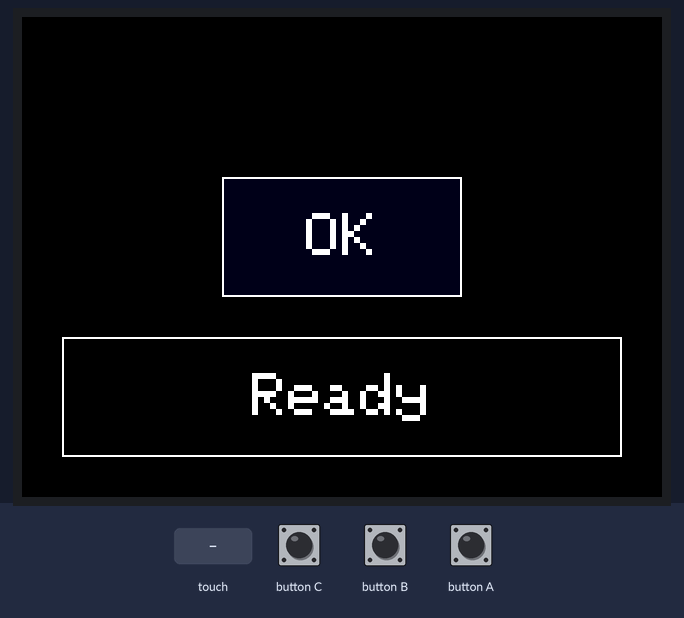
This program was run on a simulated ESP32-S3. On the bench: 320×240 colour display. The inputs (shaded band) are chosen by the test bench. WiFi joins after 1.5 s; servers stay silent unless stated; random numbers use the default seed unless the program sets one; no MQTT or app messages arrive unless stated.

Above: at 3.4 s.
3.5 s: touch panel pressed at 38 % / 50 % of its raw x / y range
At 4.7 s:
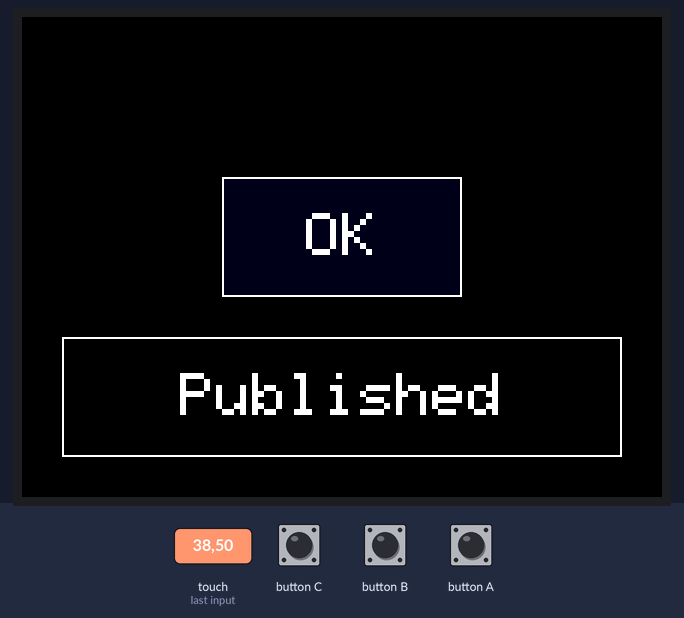
At 6.9 s:
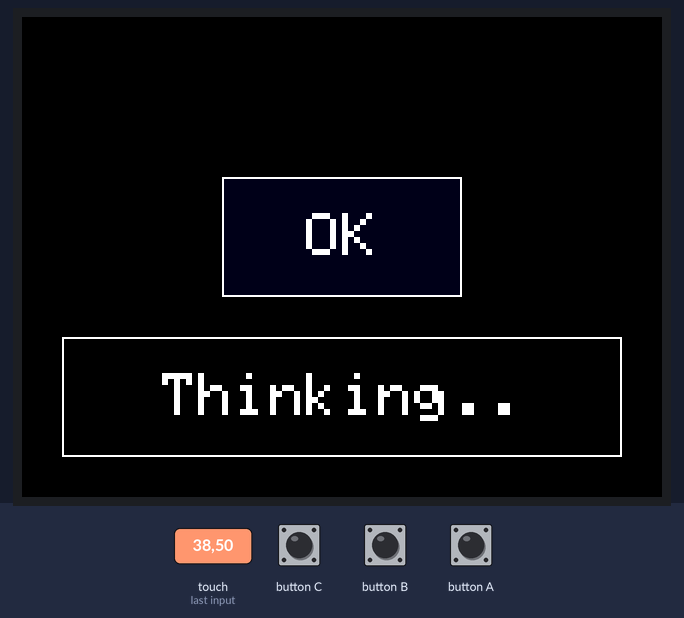
Timing chart, 0 to 8.4 s (numbered marks = the images above; inputs shaded):
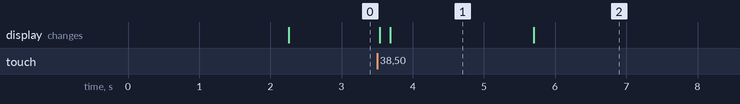

Measured:
- after the input at 3.5 s, the display: first changes at once (image 1 shows a later state)
- what the display in image 1 shows lasts 2.0 s, from 3.7 s to 5.7 s

The program:

main.cpp
```cpp
#include "audioout.hpp"
#include "audioin.hpp"
#include "ui.hpp"
#include "vars.hpp"
#include "network.hpp"
#include <M5Unified.h>
#include <WiFi.h>
#include <WiFiClientSecure.h>
#include <PubSubClient.h>

ui::Button btn(100, 80, 120, 60, "OK");
ui::StatusArea status(20, 160, 280, 60);

WiFiClientSecure net;
PubSubClient mqtt(net);

void setup() {
    M5.begin();
    M5.Lcd.setTextSize(3);
    btn.draw();
    status.setText("Initializing..");

    if (!network::connectWiFi()) {
        status.setText("WiFi failed");
        return;
    }
    if (!network::connectMQTT(net, mqtt)) {
        status.setText("MQTT failed");
        return;
    }
    audioin::setup();
    audioout::setup();
    mqtt.setCallback(audioout::callback);
    btn.draw();
    status.setText("Ready");
}

void loop() {
    M5.update();
    if (!mqtt.connected()) {
        status.setText("MQTT disconnected");
    }
    mqtt.loop();

    auto t = M5.Touch.getDetail();

    if (t.wasPressed() && btn.contains(t.x, t.y)) {
        audioout::end(mqtt);
        auto mi = audioin::begin();
        audioout::setMi(mi);
        btn.setRecording(true);
        status.setText("Recording...");
    }

    if (btn.recording) {
        audioin::record(mqtt);
    }

    if (t.wasReleased() && btn.recording) {
        status.setText("Published");
        audioin::end(mqtt);
        btn.setRecording(false);
        M5.delay(2000);
        audioout::begin(mqtt);
        status.setText("Thinking..");
    }
}
```

audioin.cpp
```cpp
#include "audioin.hpp"

namespace audioin {

#include "base64.hpp"

static int16_t rec_buffer[512];
int seq = 0;
char mi[11];
char si[11];

void setup() {
    snprintf(si, sizeof(si), "%lu", millis());
}

void genMi(char *out) {
    const char charset[] = "abcdefghijklmnopqrstuvwxyz0123456789";
    size_t charset_len = sizeof(charset) - 1;

    for (size_t i = 0; i < 10; i++) {
        out[i] = charset[esp_random() % charset_len];
    }
    out[10] = '\0';
}

const char* begin() {
    seq = 0;
    genMi(mi);
    M5.Mic.begin();
    return mi;
}

bool publishAudioChunkMessage(PubSubClient& mqtt, const char *id, int seq, unsigned char* data) {
    char payload[1600];
    snprintf(payload, sizeof(payload), "{\"mi\":\"%s\",\"seq\":%d,\"data\":\"%s\",\"ain\":true}", id, seq, data);
    return mqtt.publish("$aws/rules/leele_audioin_chunk/leele/d/m5cores3/audioin/chunk", payload);
}

bool publishAudioEndMessage(PubSubClient& mqtt, const char *id) {
    char end_payload[64];
    snprintf(end_payload, sizeof(end_payload), "{\"si\":\"%s\",\"mi\":\"%s\",\"ain\":true}", si, id);
    return mqtt.publish("$aws/rules/leele_audioin_end/leele/d/m5cores3/audioin/end", end_payload);
}

void record(PubSubClient& mqtt) {
    M5.Mic.record(rec_buffer, 512, 16000);
    while (M5.Mic.isRecording()) {
        M5.delay(1);
    }
    unsigned char b64buf[1500];
    unsigned int out_len = encode_base64((uint8_t*)rec_buffer, 512 * 2, b64buf);
    b64buf[out_len] = '\0';
    publishAudioChunkMessage(mqtt, mi, seq, b64buf);
    seq++;
}

void end(PubSubClient& mqtt) {
    publishAudioEndMessage(mqtt, mi);
    M5.Mic.end();
}

}; // namespace audioin
```

audioin.hpp
```cpp
#pragma once

#include <PubSubClient.h>
#include <M5Unified.h>
#include <ArduinoJson.h>

namespace audioin {
    void setup();
    const char* begin();
    void record(PubSubClient& mqtt);
    void end(PubSubClient& mqtt);
}
```

audioout.cpp
```cpp
#include "audioout.hpp"

namespace audioout {

#include "base64.hpp"

typedef struct {
    int16_t data[1024];
    size_t len;
} AudioChunk;

QueueHandle_t audioQueue;
volatile bool isPlaying = false;
char currentTopic[128] = "leele/d/m5cores3/audioout/chunk";

void callback(char* topic, byte* payload, unsigned int length) {
    JsonDocument doc;
    if (strcmp(topic, currentTopic) != 0) {
        return;
    }
    if (deserializeJson(doc, payload, length)) {
        return;
    }
    if (doc["data"].is<const char*>()) {
        const char* b64 = doc["data"];

        AudioChunk chunk;
        chunk.len = decode_base64((const unsigned char*)b64, strlen(b64), (uint8_t*)chunk.data);

        if (chunk.len > 0) {
            xQueueSend(audioQueue, &chunk, 0);
            isPlaying = true;
        }
    }
}

void audioTask(void* arg) {
    AudioChunk chunk;

    while (true) {
        if (!isPlaying) {
            vTaskDelay(10);
            continue;
        }
        while (M5.Speaker.isPlaying()) {
            vTaskDelay(1);
        }
        if (xQueueReceive(audioQueue, &chunk, 6)) {
            M5.Speaker.playRaw(chunk.data, chunk.len / 2, 16000, false, 1, -1, false);
        }

        if (uxQueueMessagesWaiting(audioQueue) == 0) {
            vTaskDelay(10);
            if (uxQueueMessagesWaiting(audioQueue) == 0) {
                isPlaying = false;
            }
        }
    }
}

void setup() {
    audioQueue = xQueueCreate(60, sizeof(AudioChunk));
    xTaskCreatePinnedToCore(audioTask, "audio", 8192, NULL, 2, NULL, 1);
}

void begin(PubSubClient& mqtt) {
    M5.Speaker.setVolume(130);
    M5.Speaker.begin();
    mqtt.subscribe(currentTopic);
}

void setMi(const char* mi) {
    snprintf(currentTopic, sizeof(currentTopic), "leele/d/m5cores3/audioout/%s/chunk", mi);
}

void end(PubSubClient& mqtt) {
    if (M5.Speaker.isRunning()) {
        M5.Speaker.end();
        isPlaying = false;
        xQueueReset(audioQueue);
        M5.delay(10);
    }
    mqtt.unsubscribe(currentTopic);
}

}; // namespace audioout
```

audioout.hpp
```cpp
#pragma once

#include <PubSubClient.h>
#include <M5Unified.h>
#include <ArduinoJson.h>

namespace audioout {
    void setup();
    void begin(PubSubClient& mqtt);
    void setMi(const char* mi);
    void callback(char* topic, byte* payload, unsigned int length);
    void end(PubSubClient& mqtt);
}
```

network.cpp
```cpp
#include "network.hpp"
#include "vars.hpp"

namespace network {
    bool connectWiFi() {
        WiFi.begin(WIFI_SSID, WIFI_PASSWORD);
        for (int i = 0; i < 10; ++i) {
            if (WiFi.status() == WL_CONNECTED) {
                return true;
            }
            M5.delay(1000);
        }
        return false;
    };

    bool connectMQTT(WiFiClientSecure& net, PubSubClient& mqtt) {
        net.setCACert(AWSIOT_ROOT_CA);
        net.setCertificate(AWSIOT_CERTIFICATE);
        net.setPrivateKey(AWSIOT_PRIVATE_KEY);
        mqtt.setServer(AWSIOT_ENDPOINT, 8883);
        mqtt.setBufferSize(2048);

        while (!mqtt.connected()) {
            if (!mqtt.connect(AWSIOT_THING_ID)) {
                M5.delay(1000);
            }
        }
        for (int i = 0; i < 5; ++i) {
            if (mqtt.connected()) {
                return true;
            }
            if (!mqtt.connect(AWSIOT_THING_ID)) {
                M5.delay(500);
            }
        }
        return false;
    }
}; // namespace network
```

network.hpp
```cpp
#pragma once

#include <M5Unified.h>
#include <PubSubClient.h>
#include <WiFi.h>
#include <WiFiClientSecure.h>

namespace network {
    bool connectWiFi();
    bool connectMQTT(WiFiClientSecure& net, PubSubClient& mqtt);
}; // namespace network
```

ui.cpp
```cpp
#include "ui.hpp"

namespace ui {

    Button::Button(int x, int y, int w, int h, const char *label) : x(x), y(y), w(w), h(h), label(label), recording(false) {}

    void Button::draw() const {
        uint32_t color = recording ? RED : BLUE;

        M5.Display.fillRect(x, y, w, h, color);
        M5.Display.drawRect(x, y, w, h, WHITE);
        M5.Display.setTextDatum(middle_center);
        M5.Display.setTextColor(WHITE);
        M5.Display.drawString(label, x + w / 2, y + h / 2);
    }

    void Button::setRecording(bool is) {
        recording = is;
        draw();
    }

    bool Button::contains(int tx, int ty) const { return (tx >= x && tx <= x + w && ty >= y && ty <= y + h); }

    StatusArea::StatusArea(int x, int y, int w, int h) : x(x), y(y), w(w), h(h) {}

    void StatusArea::setText(const char *t) {
        text = t;
        draw();
    }

    void StatusArea::draw() const {
        M5.Display.fillRect(x, y, w, h, BLACK);
        M5.Display.drawRect(x, y, w, h, WHITE);
        M5.Display.setTextDatum(middle_center);
        M5.Display.setTextColor(WHITE);
        M5.Display.drawString(text, x + w / 2, y + h / 2);
    }

} // namespace ui
```

ui.hpp
```cpp
#pragma once

#include <M5Unified.h>

namespace ui {

    class Button {
    public:
        int x, y, w, h;
        String label;
        bool recording;

        Button(int x, int y, int w, int h, const char *label);

        void draw() const;
        void setRecording(bool is);
        bool contains(int tx, int ty) const;
    };

    class StatusArea {
    public:
        int x, y, w, h;
        String text;

        StatusArea(int x, int y, int w, int h);

        void setText(const char *t);
        void draw() const;
    };

} // namespace ui
```

vars.example.hpp
```cpp
static const char *WIFI_SSID = "";
static const char *WIFI_PASSWORD = "";

// curl https://www.amazontrust.com/repository/AmazonRootCA1.pem
static const char *AWSIOT_ROOT_CA = R"(-----BEGIN CERTIFICATE-----
-----END CERTIFICATE-----
)";

// file name is xx.cert.pem
static const char *AWSIOT_CERTIFICATE = R"(-----BEGIN CERTIFICATE-----
-----END CERTIFICATE-----
)";

// file name is xx.private.key
static const char *AWSIOT_PRIVATE_KEY = R"(-----BEGIN RSA PRIVATE KEY-----
-----END RSA PRIVATE KEY-----
)";

// look up aws iot core console
static const char *AWSIOT_ENDPOINT = "xx.amazonaws.com";
static const char *AWSIOT_THING_ID = "";
```
